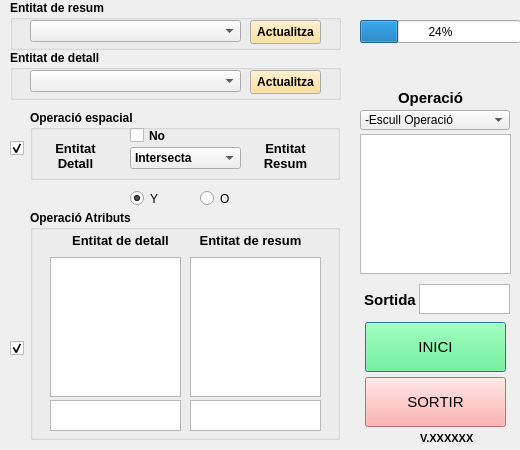
<?xml version="1.0" encoding="UTF-8"?>
<ui version="4.0">
 <class>AgregacioDialogBase</class>
 <widget class="QDialog" name="AgregacioDialogBase">
  <property name="geometry">
   <rect>
    <x>0</x>
    <y>0</y>
    <width>520</width>
    <height>450</height>
   </rect>
  </property>
  <property name="minimumSize">
   <size>
    <width>520</width>
    <height>450</height>
   </size>
  </property>
  <property name="maximumSize">
   <size>
    <width>520</width>
    <height>450</height>
   </size>
  </property>
  <property name="windowTitle">
   <string notr="true">Agregacio</string>
  </property>
  <widget class="QPushButton" name="btoInici">
   <property name="geometry">
    <rect>
     <x>365</x>
     <y>322</y>
     <width>141</width>
     <height>50</height>
    </rect>
   </property>
   <property name="font">
    <font>
     <pointsize>11</pointsize>
    </font>
   </property>
   <property name="styleSheet">
    <string notr="true">background-color: rgb(85, 255, 127);</string>
   </property>
   <property name="text">
    <string>INICI</string>
   </property>
  </widget>
  <widget class="QPushButton" name="btoSortir">
   <property name="geometry">
    <rect>
     <x>365</x>
     <y>377</y>
     <width>141</width>
     <height>50</height>
    </rect>
   </property>
   <property name="font">
    <font>
     <pointsize>11</pointsize>
    </font>
   </property>
   <property name="styleSheet">
    <string notr="true">background-color: rgb(255, 156, 156);</string>
   </property>
   <property name="text">
    <string>SORTIR</string>
   </property>
  </widget>
  <widget class="QLabel" name="versio">
   <property name="geometry">
    <rect>
     <x>420</x>
     <y>423</y>
     <width>80</width>
     <height>30</height>
    </rect>
   </property>
   <property name="font">
    <font>
     <family>MS Shell Dlg 2</family>
     <pointsize>8</pointsize>
     <weight>75</weight>
     <italic>false</italic>
     <bold>true</bold>
    </font>
   </property>
   <property name="styleSheet">
    <string notr="true"/>
   </property>
   <property name="text">
    <string>V.XXXXXX</string>
   </property>
  </widget>
  <widget class="QProgressBar" name="progressBar">
   <property name="geometry">
    <rect>
     <x>360</x>
     <y>20</y>
     <width>161</width>
     <height>23</height>
    </rect>
   </property>
   <property name="value">
    <number>24</number>
   </property>
  </widget>
  <widget class="QGroupBox" name="groupBox_6">
   <property name="geometry">
    <rect>
     <x>10</x>
     <y>50</y>
     <width>331</width>
     <height>50</height>
    </rect>
   </property>
   <property name="font">
    <font>
     <weight>75</weight>
     <bold>true</bold>
    </font>
   </property>
   <property name="title">
    <string>Entitat de detall</string>
   </property>
   <widget class="QPushButton" name="Detall_Reload">
    <property name="geometry">
     <rect>
      <x>240</x>
      <y>20</y>
      <width>71</width>
      <height>24</height>
     </rect>
    </property>
    <property name="palette">
     <palette>
      <active>
       <colorrole role="Button">
        <brush brushstyle="SolidPattern">
         <color alpha="255">
          <red>255</red>
          <green>217</green>
          <blue>128</blue>
         </color>
        </brush>
       </colorrole>
       <colorrole role="Light">
        <brush brushstyle="SolidPattern">
         <color alpha="255">
          <red>255</red>
          <green>217</green>
          <blue>128</blue>
         </color>
        </brush>
       </colorrole>
       <colorrole role="Midlight">
        <brush brushstyle="SolidPattern">
         <color alpha="255">
          <red>255</red>
          <green>217</green>
          <blue>128</blue>
         </color>
        </brush>
       </colorrole>
       <colorrole role="BrightText">
        <brush brushstyle="SolidPattern">
         <color alpha="255">
          <red>255</red>
          <green>217</green>
          <blue>128</blue>
         </color>
        </brush>
       </colorrole>
       <colorrole role="Base">
        <brush brushstyle="SolidPattern">
         <color alpha="255">
          <red>255</red>
          <green>217</green>
          <blue>128</blue>
         </color>
        </brush>
       </colorrole>
      </active>
      <inactive>
       <colorrole role="Button">
        <brush brushstyle="SolidPattern">
         <color alpha="255">
          <red>255</red>
          <green>217</green>
          <blue>128</blue>
         </color>
        </brush>
       </colorrole>
       <colorrole role="Light">
        <brush brushstyle="SolidPattern">
         <color alpha="255">
          <red>255</red>
          <green>217</green>
          <blue>128</blue>
         </color>
        </brush>
       </colorrole>
       <colorrole role="Midlight">
        <brush brushstyle="SolidPattern">
         <color alpha="255">
          <red>255</red>
          <green>217</green>
          <blue>128</blue>
         </color>
        </brush>
       </colorrole>
       <colorrole role="BrightText">
        <brush brushstyle="SolidPattern">
         <color alpha="255">
          <red>255</red>
          <green>217</green>
          <blue>128</blue>
         </color>
        </brush>
       </colorrole>
       <colorrole role="Base">
        <brush brushstyle="SolidPattern">
         <color alpha="255">
          <red>255</red>
          <green>217</green>
          <blue>128</blue>
         </color>
        </brush>
       </colorrole>
      </inactive>
      <disabled>
       <colorrole role="Button">
        <brush brushstyle="SolidPattern">
         <color alpha="255">
          <red>255</red>
          <green>217</green>
          <blue>128</blue>
         </color>
        </brush>
       </colorrole>
       <colorrole role="Light">
        <brush brushstyle="SolidPattern">
         <color alpha="255">
          <red>255</red>
          <green>217</green>
          <blue>128</blue>
         </color>
        </brush>
       </colorrole>
       <colorrole role="Midlight">
        <brush brushstyle="SolidPattern">
         <color alpha="255">
          <red>255</red>
          <green>217</green>
          <blue>128</blue>
         </color>
        </brush>
       </colorrole>
       <colorrole role="BrightText">
        <brush brushstyle="SolidPattern">
         <color alpha="255">
          <red>255</red>
          <green>217</green>
          <blue>128</blue>
         </color>
        </brush>
       </colorrole>
       <colorrole role="Base">
        <brush brushstyle="SolidPattern">
         <color alpha="255">
          <red>240</red>
          <green>240</green>
          <blue>240</blue>
         </color>
        </brush>
       </colorrole>
      </disabled>
     </palette>
    </property>
    <property name="toolTip">
     <string>Recarregar elements de llegenda</string>
    </property>
    <property name="text">
     <string>Actualitza</string>
    </property>
   </widget>
   <widget class="QComboBox" name="Detall_Legend">
    <property name="geometry">
     <rect>
      <x>20</x>
      <y>20</y>
      <width>211</width>
      <height>22</height>
     </rect>
    </property>
   </widget>
  </widget>
  <widget class="QGroupBox" name="groupBox_7">
   <property name="geometry">
    <rect>
     <x>10</x>
     <y>0</y>
     <width>331</width>
     <height>50</height>
    </rect>
   </property>
   <property name="font">
    <font>
     <weight>75</weight>
     <bold>true</bold>
    </font>
   </property>
   <property name="title">
    <string>Entitat de resum</string>
   </property>
   <widget class="QPushButton" name="Resum_Reload">
    <property name="geometry">
     <rect>
      <x>240</x>
      <y>20</y>
      <width>71</width>
      <height>24</height>
     </rect>
    </property>
    <property name="palette">
     <palette>
      <active>
       <colorrole role="Button">
        <brush brushstyle="SolidPattern">
         <color alpha="255">
          <red>255</red>
          <green>217</green>
          <blue>128</blue>
         </color>
        </brush>
       </colorrole>
       <colorrole role="Light">
        <brush brushstyle="SolidPattern">
         <color alpha="255">
          <red>255</red>
          <green>217</green>
          <blue>128</blue>
         </color>
        </brush>
       </colorrole>
       <colorrole role="Midlight">
        <brush brushstyle="SolidPattern">
         <color alpha="255">
          <red>255</red>
          <green>217</green>
          <blue>128</blue>
         </color>
        </brush>
       </colorrole>
       <colorrole role="BrightText">
        <brush brushstyle="SolidPattern">
         <color alpha="255">
          <red>255</red>
          <green>217</green>
          <blue>128</blue>
         </color>
        </brush>
       </colorrole>
       <colorrole role="Base">
        <brush brushstyle="SolidPattern">
         <color alpha="255">
          <red>255</red>
          <green>217</green>
          <blue>128</blue>
         </color>
        </brush>
       </colorrole>
      </active>
      <inactive>
       <colorrole role="Button">
        <brush brushstyle="SolidPattern">
         <color alpha="255">
          <red>255</red>
          <green>217</green>
          <blue>128</blue>
         </color>
        </brush>
       </colorrole>
       <colorrole role="Light">
        <brush brushstyle="SolidPattern">
         <color alpha="255">
          <red>255</red>
          <green>217</green>
          <blue>128</blue>
         </color>
        </brush>
       </colorrole>
       <colorrole role="Midlight">
        <brush brushstyle="SolidPattern">
         <color alpha="255">
          <red>255</red>
          <green>217</green>
          <blue>128</blue>
         </color>
        </brush>
       </colorrole>
       <colorrole role="BrightText">
        <brush brushstyle="SolidPattern">
         <color alpha="255">
          <red>255</red>
          <green>217</green>
          <blue>128</blue>
         </color>
        </brush>
       </colorrole>
       <colorrole role="Base">
        <brush brushstyle="SolidPattern">
         <color alpha="255">
          <red>255</red>
          <green>217</green>
          <blue>128</blue>
         </color>
        </brush>
       </colorrole>
      </inactive>
      <disabled>
       <colorrole role="Button">
        <brush brushstyle="SolidPattern">
         <color alpha="255">
          <red>255</red>
          <green>217</green>
          <blue>128</blue>
         </color>
        </brush>
       </colorrole>
       <colorrole role="Light">
        <brush brushstyle="SolidPattern">
         <color alpha="255">
          <red>255</red>
          <green>217</green>
          <blue>128</blue>
         </color>
        </brush>
       </colorrole>
       <colorrole role="Midlight">
        <brush brushstyle="SolidPattern">
         <color alpha="255">
          <red>255</red>
          <green>217</green>
          <blue>128</blue>
         </color>
        </brush>
       </colorrole>
       <colorrole role="BrightText">
        <brush brushstyle="SolidPattern">
         <color alpha="255">
          <red>255</red>
          <green>217</green>
          <blue>128</blue>
         </color>
        </brush>
       </colorrole>
       <colorrole role="Base">
        <brush brushstyle="SolidPattern">
         <color alpha="255">
          <red>240</red>
          <green>240</green>
          <blue>240</blue>
         </color>
        </brush>
       </colorrole>
      </disabled>
     </palette>
    </property>
    <property name="toolTip">
     <string>Recarregar elements de llegenda</string>
    </property>
    <property name="text">
     <string>Actualitza</string>
    </property>
   </widget>
   <widget class="QComboBox" name="Resum_Legend">
    <property name="geometry">
     <rect>
      <x>20</x>
      <y>20</y>
      <width>211</width>
      <height>22</height>
     </rect>
    </property>
   </widget>
  </widget>
  <widget class="QListWidget" name="Camps_list">
   <property name="geometry">
    <rect>
     <x>360</x>
     <y>134</y>
     <width>151</width>
     <height>140</height>
    </rect>
   </property>
  </widget>
  <widget class="QComboBox" name="Operacio">
   <property name="geometry">
    <rect>
     <x>360</x>
     <y>110</y>
     <width>150</width>
     <height>20</height>
    </rect>
   </property>
   <item>
    <property name="text">
     <string>-Escull Operació</string>
    </property>
   </item>
   <item>
    <property name="text">
     <string>concatenate</string>
    </property>
   </item>
   <item>
    <property name="text">
     <string>count</string>
    </property>
   </item>
   <item>
    <property name="text">
     <string>count_distinct</string>
    </property>
   </item>
   <item>
    <property name="text">
     <string>max</string>
    </property>
   </item>
   <item>
    <property name="text">
     <string>mean</string>
    </property>
   </item>
   <item>
    <property name="text">
     <string>median</string>
    </property>
   </item>
   <item>
    <property name="text">
     <string>min</string>
    </property>
   </item>
   <item>
    <property name="text">
     <string>stdev</string>
    </property>
   </item>
   <item>
    <property name="text">
     <string>sum</string>
    </property>
   </item>
  </widget>
  <widget class="QLabel" name="label_operacio">
   <property name="geometry">
    <rect>
     <x>360</x>
     <y>88</y>
     <width>141</width>
     <height>20</height>
    </rect>
   </property>
   <property name="font">
    <font>
     <pointsize>11</pointsize>
     <weight>75</weight>
     <bold>true</bold>
    </font>
   </property>
   <property name="text">
    <string>Operació</string>
   </property>
   <property name="alignment">
    <set>Qt::AlignCenter</set>
   </property>
  </widget>
  <widget class="QPlainTextEdit" name="Camp_operacio">
   <property name="geometry">
    <rect>
     <x>419</x>
     <y>284</y>
     <width>91</width>
     <height>30</height>
    </rect>
   </property>
  </widget>
  <widget class="QLabel" name="label_operacio_2">
   <property name="geometry">
    <rect>
     <x>360</x>
     <y>290</y>
     <width>60</width>
     <height>20</height>
    </rect>
   </property>
   <property name="font">
    <font>
     <pointsize>11</pointsize>
     <weight>75</weight>
     <bold>true</bold>
    </font>
   </property>
   <property name="text">
    <string>Sortida</string>
   </property>
   <property name="alignment">
    <set>Qt::AlignCenter</set>
   </property>
  </widget>
  <widget class="QGroupBox" name="Espacial_panel">
   <property name="geometry">
    <rect>
     <x>30</x>
     <y>110</y>
     <width>310</width>
     <height>70</height>
    </rect>
   </property>
   <property name="font">
    <font>
     <weight>75</weight>
     <bold>true</bold>
    </font>
   </property>
   <property name="title">
    <string>Operació espacial</string>
   </property>
   <widget class="QCheckBox" name="Operador_not">
    <property name="geometry">
     <rect>
      <x>100</x>
      <y>17</y>
      <width>81</width>
      <height>17</height>
     </rect>
    </property>
    <property name="text">
     <string>No</string>
    </property>
   </widget>
   <widget class="QLabel" name="label_2">
    <property name="geometry">
     <rect>
      <x>10</x>
      <y>20</y>
      <width>71</width>
      <height>51</height>
     </rect>
    </property>
    <property name="font">
     <font>
      <pointsize>10</pointsize>
      <weight>75</weight>
      <bold>true</bold>
     </font>
    </property>
    <property name="text">
     <string>Entitat
Detall</string>
    </property>
    <property name="alignment">
     <set>Qt::AlignCenter</set>
    </property>
   </widget>
   <widget class="QComboBox" name="Operacio_cmb">
    <property name="geometry">
     <rect>
      <x>100</x>
      <y>37</y>
      <width>111</width>
      <height>22</height>
     </rect>
    </property>
    <item>
     <property name="text">
      <string>Intersecta</string>
     </property>
    </item>
    <item>
     <property name="text">
      <string>Toca</string>
     </property>
    </item>
    <item>
     <property name="text">
      <string>Conté</string>
     </property>
    </item>
    <item>
     <property name="text">
      <string>Solapa</string>
     </property>
    </item>
    <item>
     <property name="text">
      <string>Dins</string>
     </property>
    </item>
    <item>
     <property name="text">
      <string>Creua</string>
     </property>
    </item>
   </widget>
   <widget class="QLabel" name="label">
    <property name="geometry">
     <rect>
      <x>220</x>
      <y>20</y>
      <width>71</width>
      <height>51</height>
     </rect>
    </property>
    <property name="font">
     <font>
      <pointsize>10</pointsize>
      <weight>75</weight>
      <bold>true</bold>
     </font>
    </property>
    <property name="text">
     <string>Entitat
Resum</string>
    </property>
    <property name="alignment">
     <set>Qt::AlignCenter</set>
    </property>
   </widget>
  </widget>
  <widget class="QGroupBox" name="Atributs_panel">
   <property name="geometry">
    <rect>
     <x>30</x>
     <y>210</y>
     <width>310</width>
     <height>230</height>
    </rect>
   </property>
   <property name="font">
    <font>
     <weight>75</weight>
     <bold>true</bold>
    </font>
   </property>
   <property name="title">
    <string>Operació Atributs</string>
   </property>
   <widget class="QListWidget" name="atr_Resum">
    <property name="geometry">
     <rect>
      <x>160</x>
      <y>47</y>
      <width>131</width>
      <height>140</height>
     </rect>
    </property>
   </widget>
   <widget class="QPlainTextEdit" name="field_Resum">
    <property name="geometry">
     <rect>
      <x>160</x>
      <y>190</y>
      <width>131</width>
      <height>31</height>
     </rect>
    </property>
    <property name="font">
     <font>
      <pointsize>10</pointsize>
     </font>
    </property>
   </widget>
   <widget class="QLabel" name="lblEstatConn_3">
    <property name="geometry">
     <rect>
      <x>20</x>
      <y>20</y>
      <width>141</width>
      <height>21</height>
     </rect>
    </property>
    <property name="font">
     <font>
      <pointsize>10</pointsize>
     </font>
    </property>
    <property name="text">
     <string>Entitat de detall</string>
    </property>
    <property name="alignment">
     <set>Qt::AlignCenter</set>
    </property>
   </widget>
   <widget class="QLabel" name="lblEstatConn_2">
    <property name="geometry">
     <rect>
      <x>150</x>
      <y>20</y>
      <width>141</width>
      <height>21</height>
     </rect>
    </property>
    <property name="font">
     <font>
      <pointsize>10</pointsize>
     </font>
    </property>
    <property name="text">
     <string>Entitat de resum</string>
    </property>
    <property name="alignment">
     <set>Qt::AlignCenter</set>
    </property>
   </widget>
   <widget class="QListWidget" name="atr_Detall">
    <property name="geometry">
     <rect>
      <x>20</x>
      <y>47</y>
      <width>131</width>
      <height>140</height>
     </rect>
    </property>
   </widget>
   <widget class="QPlainTextEdit" name="field_Detall">
    <property name="geometry">
     <rect>
      <x>20</x>
      <y>190</y>
      <width>131</width>
      <height>31</height>
     </rect>
    </property>
    <property name="font">
     <font>
      <pointsize>10</pointsize>
     </font>
    </property>
   </widget>
  </widget>
  <widget class="QRadioButton" name="OR_RDB">
   <property name="geometry">
    <rect>
     <x>200</x>
     <y>190</y>
     <width>40</width>
     <height>17</height>
    </rect>
   </property>
   <property name="text">
    <string>O</string>
   </property>
  </widget>
  <widget class="QRadioButton" name="AND_RDB">
   <property name="geometry">
    <rect>
     <x>130</x>
     <y>190</y>
     <width>41</width>
     <height>17</height>
    </rect>
   </property>
   <property name="text">
    <string>Y</string>
   </property>
   <property name="checked">
    <bool>true</bool>
   </property>
  </widget>
  <widget class="QCheckBox" name="Espacial_chk">
   <property name="geometry">
    <rect>
     <x>10</x>
     <y>140</y>
     <width>20</width>
     <height>17</height>
    </rect>
   </property>
   <property name="text">
    <string/>
   </property>
   <property name="checked">
    <bool>true</bool>
   </property>
  </widget>
  <widget class="QCheckBox" name="Atributs_chk">
   <property name="geometry">
    <rect>
     <x>10</x>
     <y>340</y>
     <width>20</width>
     <height>17</height>
    </rect>
   </property>
   <property name="text">
    <string/>
   </property>
   <property name="checked">
    <bool>true</bool>
   </property>
  </widget>
 </widget>
 <resources/>
 <connections/>
</ui>
